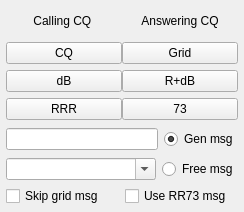
               <widget class="QWidget" name="tab_2">
                <attribute name="title">
                 <string>2</string>
                </attribute>
                <layout class="QVBoxLayout" name="verticalLayout_4">
                 <property name="leftMargin">
                  <number>6</number>
                 </property>
                 <property name="topMargin">
                  <number>6</number>
                 </property>
                 <property name="rightMargin">
                  <number>6</number>
                 </property>
                 <property name="bottomMargin">
                  <number>6</number>
                 </property>
                 <item>
                  <layout class="QGridLayout" name="gridLayout_4">
                   <property name="horizontalSpacing">
                    <number>0</number>
                   </property>
                   <item row="0" column="0">
                    <widget class="QLabel" name="label_9">
                     <property name="sizePolicy">
                      <sizepolicy hsizetype="Preferred" vsizetype="Preferred">
                       <horstretch>2</horstretch>
                       <verstretch>0</verstretch>
                      </sizepolicy>
                     </property>
                     <property name="minimumSize">
                      <size>
                       <width>0</width>
                       <height>30</height>
                      </size>
                     </property>
                     <property name="maximumSize">
                      <size>
                       <width>16777215</width>
                       <height>30</height>
                      </size>
                     </property>
                     <property name="text">
                      <string>Calling CQ </string>
                     </property>
                     <property name="alignment">
                      <set>Qt::AlignCenter</set>
                     </property>
                    </widget>
                   </item>
                   <item row="1" column="0">
                    <widget class="QPushButton" name="pbCallCQ">
                     <property name="sizePolicy">
                      <sizepolicy hsizetype="Minimum" vsizetype="Fixed">
                       <horstretch>2</horstretch>
                       <verstretch>0</verstretch>
                      </sizepolicy>
                     </property>
                     <property name="toolTip">
                      <string>Generate a CQ message</string>
                     </property>
                     <property name="text">
                      <string>CQ</string>
                     </property>
                    </widget>
                   </item>
                   <item row="3" column="0">
                    <widget class="QPushButton" name="pbSendRRR">
                     <property name="sizePolicy">
                      <sizepolicy hsizetype="Minimum" vsizetype="Fixed">
                       <horstretch>2</horstretch>
                       <verstretch>0</verstretch>
                      </sizepolicy>
                     </property>
                     <property name="toolTip">
                      <string>Generate message with RRR</string>
                     </property>
                     <property name="text">
                      <string>RRR</string>
                     </property>
                    </widget>
                   </item>
                   <item row="2" column="0">
                    <widget class="QPushButton" name="pbAnswerCaller">
                     <property name="sizePolicy">
                      <sizepolicy hsizetype="Minimum" vsizetype="Fixed">
                       <horstretch>2</horstretch>
                       <verstretch>0</verstretch>
                      </sizepolicy>
                     </property>
                     <property name="toolTip">
                      <string>Generate message with report</string>
                     </property>
                     <property name="text">
                      <string>dB</string>
                     </property>
                    </widget>
                   </item>
                   <item row="0" column="1">
                    <widget class="QLabel" name="label_10">
                     <property name="sizePolicy">
                      <sizepolicy hsizetype="Preferred" vsizetype="Preferred">
                       <horstretch>2</horstretch>
                       <verstretch>0</verstretch>
                      </sizepolicy>
                     </property>
                     <property name="minimumSize">
                      <size>
                       <width>0</width>
                       <height>30</height>
                      </size>
                     </property>
                     <property name="maximumSize">
                      <size>
                       <width>16777215</width>
                       <height>30</height>
                      </size>
                     </property>
                     <property name="text">
                      <string>Answering CQ</string>
                     </property>
                     <property name="alignment">
                      <set>Qt::AlignCenter</set>
                     </property>
                    </widget>
                   </item>
                   <item row="1" column="1">
                    <widget class="QPushButton" name="pbAnswerCQ">
                     <property name="sizePolicy">
                      <sizepolicy hsizetype="Minimum" vsizetype="Fixed">
                       <horstretch>2</horstretch>
                       <verstretch>0</verstretch>
                      </sizepolicy>
                     </property>
                     <property name="toolTip">
                      <string>Generate message for replying to a CQ</string>
                     </property>
                     <property name="text">
                      <string>Grid</string>
                     </property>
                    </widget>
                   </item>
                   <item row="2" column="1">
                    <widget class="QPushButton" name="pbSendReport">
                     <property name="sizePolicy">
                      <sizepolicy hsizetype="Minimum" vsizetype="Fixed">
                       <horstretch>2</horstretch>
                       <verstretch>0</verstretch>
                      </sizepolicy>
                     </property>
                     <property name="toolTip">
                      <string>Generate message with R+report</string>
                     </property>
                     <property name="text">
                      <string>R+dB</string>
                     </property>
                    </widget>
                   </item>
                   <item row="3" column="1">
                    <widget class="QPushButton" name="pbSend73">
                     <property name="sizePolicy">
                      <sizepolicy hsizetype="Minimum" vsizetype="Fixed">
                       <horstretch>2</horstretch>
                       <verstretch>0</verstretch>
                      </sizepolicy>
                     </property>
                     <property name="toolTip">
                      <string>Generate message with 73</string>
                     </property>
                     <property name="text">
                      <string>73</string>
                     </property>
                    </widget>
                   </item>
                  </layout>
                 </item>
                 <item>
                  <layout class="QHBoxLayout" name="horizontalLayout_3">
                   <item>
                    <widget class="QLineEdit" name="genMsg">
                     <property name="sizePolicy">
                      <sizepolicy hsizetype="Expanding" vsizetype="Fixed">
                       <horstretch>3</horstretch>
                       <verstretch>0</verstretch>
                      </sizepolicy>
                     </property>
                    </widget>
                   </item>
                   <item>
                    <widget class="QRadioButton" name="rbGenMsg">
                     <property name="sizePolicy">
                      <sizepolicy hsizetype="Minimum" vsizetype="Fixed">
                       <horstretch>1</horstretch>
                       <verstretch>0</verstretch>
                      </sizepolicy>
                     </property>
                     <property name="minimumSize">
                      <size>
                       <width>0</width>
                       <height>26</height>
                      </size>
                     </property>
                     <property name="toolTip">
                      <string>Send this standard (generated) message</string>
                     </property>
                     <property name="text">
                      <string>Gen msg</string>
                     </property>
                     <property name="checked">
                      <bool>true</bool>
                     </property>
                    </widget>
                   </item>
                  </layout>
                 </item>
                 <item>
                  <layout class="QHBoxLayout" name="horizontalLayout">
                   <item>
                    <widget class="QComboBox" name="freeTextMsg">
                     <property name="sizePolicy">
                      <sizepolicy hsizetype="Preferred" vsizetype="Fixed">
                       <horstretch>3</horstretch>
                       <verstretch>0</verstretch>
                      </sizepolicy>
                     </property>
                     <property name="minimumSize">
                      <size>
                       <width>150</width>
                       <height>0</height>
                      </size>
                     </property>
                     <property name="toolTip">
                      <string>Press F2 to manage list</string>
                     </property>
                     <property name="editable">
                      <bool>true</bool>
                     </property>
                     <property name="insertPolicy">
                      <enum>QComboBox::InsertAtBottom</enum>
                     </property>
                    </widget>
                   </item>
                   <item>
                    <widget class="QRadioButton" name="rbFreeText">
                     <property name="sizePolicy">
                      <sizepolicy hsizetype="Minimum" vsizetype="Fixed">
                       <horstretch>1</horstretch>
                       <verstretch>0</verstretch>
                      </sizepolicy>
                     </property>
                     <property name="toolTip">
                      <string>Send this free-text message (max 13 characters)</string>
                     </property>
                     <property name="text">
                      <string>Free msg</string>
                     </property>
                    </widget>
                   </item>
                  </layout>
                 </item>
                 <item>
                  <layout class="QHBoxLayout" name="horizontalLayout_18">
                   <item>
                    <widget class="QCheckBox" name="cbSkipGrid">
                     <property name="toolTip">
                      <string>Takes effect at next QSO</string>
                     </property>
                     <property name="text">
                      <string>Skip grid msg</string>
                     </property>
                    </widget>
                   </item>
                   <item>
                    <widget class="QCheckBox" name="cbUseRR73">
                     <property name="toolTip">
                      <string>Takes effect before/during RRR/RR73</string>
                     </property>
                     <property name="text">
                      <string>Use RR73 msg</string>
                     </property>
                    </widget>
                   </item>
                  </layout>
                 </item>
                </layout>
               </widget>
